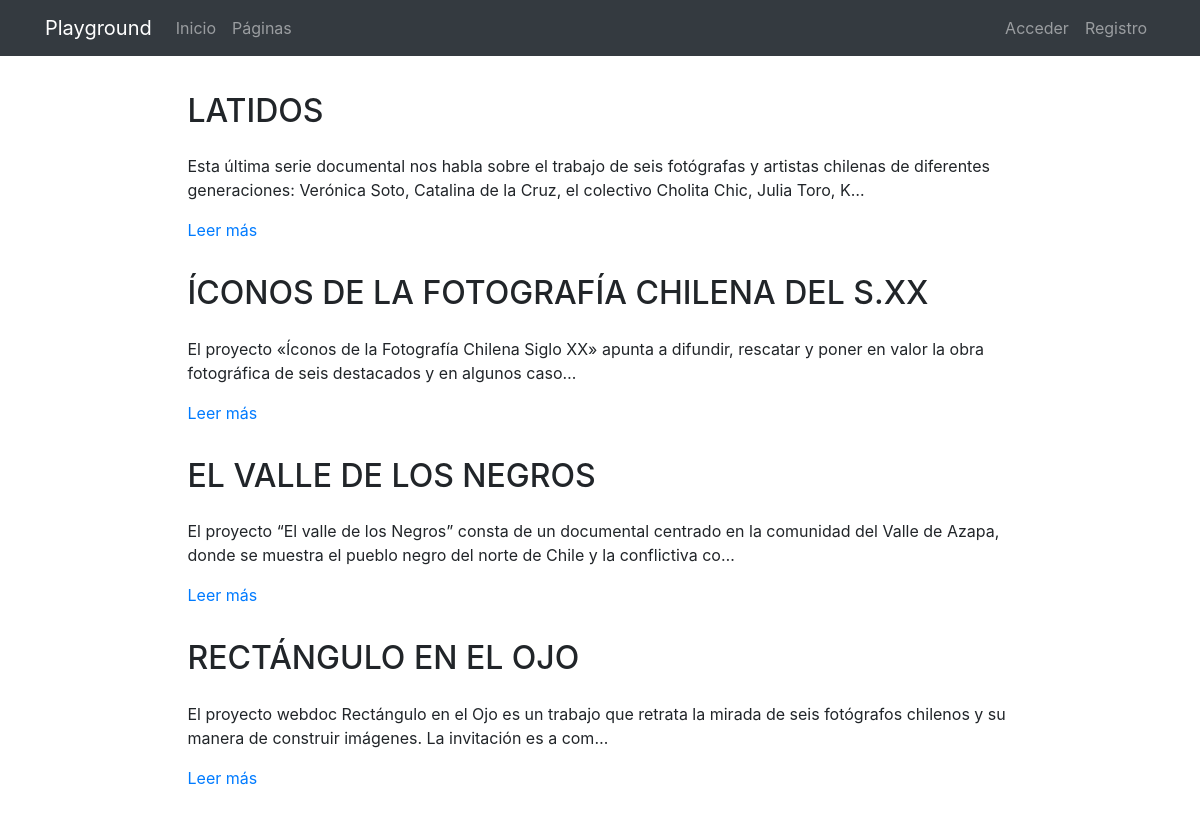
The page /pages/ on the database its author committed.
### pages/models.py (models this page shows, shortened)
class Page(models.Model):
    title = models.CharField(verbose_name="Título", max_length=200)
    content = RichTextField(verbose_name="Contenido")
    order = models.SmallIntegerField(verbose_name="Orden", default=0)
    created = models.DateTimeField(auto_now_add=True, verbose_name="Fecha de creación")
    updated = models.DateTimeField(auto_now=True, verbose_name="Fecha de edición")
    class Meta:
        verbose_name = "proyecto"
        verbose_name_plural = "proyectos"
        ordering = ['-created','order', 'title']

### pages/views.py (the view)
# urls.py: path('', PageListView.as_view(), name='pages' ),
class PageListView(ListView):
    model = Page

### pages/templates/pages/page_list.html (shortened to what this page needs)
{% extends 'core/base.html' %}
{% load static %}
{% block content %}
{% include 'pages/includes/pages_menu.html' %}
<main role="main">
  <div class="container mb-4">
    {% for page in page_list|dictsort:"id" reversed %}
      <div class="row mt-3">
        <div class="col-md-9 mx-auto">
          <h2 class="mb-4">{{page.title}}</h2>
          <div>
            <p>{{page.content|striptags|safe|truncatechars:"200"}}</p>
            <p><a href="{% url 'pages:page' page.id page.title|slugify %}">Leer más</a>
            </p>
          </div>
        </div>
      </div>
    {% endfor %}
  </div>
</main>
{% endblock %}

### core/templates/core/base.html (shortened to what this page needs)
<!DOCTYPE html>
<html lang="es">
  <head>
    {% load static %}
    <link href="{% static 'core/vendor/bootstrap/css/bootstrap.min.css' %}" rel="stylesheet">
    <link href="{% static 'core/vendor/font-awesome/css/font-awesome.min.css' %}" rel="stylesheet" type="text/css">
    <link href="{% static 'core/css/main.css' %}" rel="stylesheet">
  </head>
  <body>
    <body>
      <nav class="navbar navbar-expand-lg navbar-dark bg-dark">
        <div class="container">
          <a class="navbar-brand" href="{% url 'home' %}">Playground</a>
          <div class="collapse navbar-collapse" id="ned">
            <ul class="navbar-nav mr-auto">
              <li class="nav-item">
                <a class="nav-link" href="{% url 'home' %}">Inicio</a>
              </li>
              <li class="nav-item">
                <a class="nav-link" href="{% url 'pages:pages' %}">Páginas</a>
              </li>
            </ul>
            <ul class="navbar-nav">
              {% if not request.user.is_authenticated %}
              <li class="nav-item">
                <a class="nav-link" href="{% url 'login'%}">Acceder</a>
              </li>
              <li class="nav-item">
                <a class="nav-link" href="{% url 'signup'%}">Registro</a>
              </li>
              {% else %}
              <li class="nav-item">
                <a class="nav-link" href="{% url 'logout'%}">Salir</a>
              </li>
              {% endif %}
            </ul>
          </div>
        </div>
      </nav>
      {% block content %}{% endblock %}
  </body>
</html>

### pages/templates/pages/includes/pages_menu.html (shortened to what this page needs)
{% load static %}
<link href="{% static 'pages/css/custom_ckeditor.css' %}" rel="stylesheet">

### core/static/core/css/main.css (style rules this page uses)
main { padding-top: 20px; }
:root { --jumbotron-padding-y: 3rem; }

### rows shown on the page
Page: title "LATIDOS", content "Esta última serie documental nos habla sobre el trabajo de seis fotógrafas y artistas chilenas de diferentes generaciones: Verónica Soto, Catalina de la Cruz, el colectivo Cholita Chic, Julia Toro, K…"
Page: title "ÍCONOS DE LA FOTOGRAFÍA CHILENA DEL S.XX", content "El proyecto «Íconos de la Fotografía Chilena Siglo XX» apunta a difundir, rescatar y poner en valor la obra fotográfica de seis destacados y en algunos caso…"
Page: title "EL VALLE DE LOS NEGROS", content "El proyecto “El valle de los Negros” consta de un documental centrado en la comunidad del Valle de Azapa, donde se muestra el pueblo negro del norte de Chile y la conflictiva co…"
Page: title "RECTÁNGULO EN EL OJO", content "El proyecto webdoc Rectángulo en el Ojo es un trabajo que retrata la mirada de seis fotógrafos chilenos y su manera de construir imágenes. La invitación es a com…"
